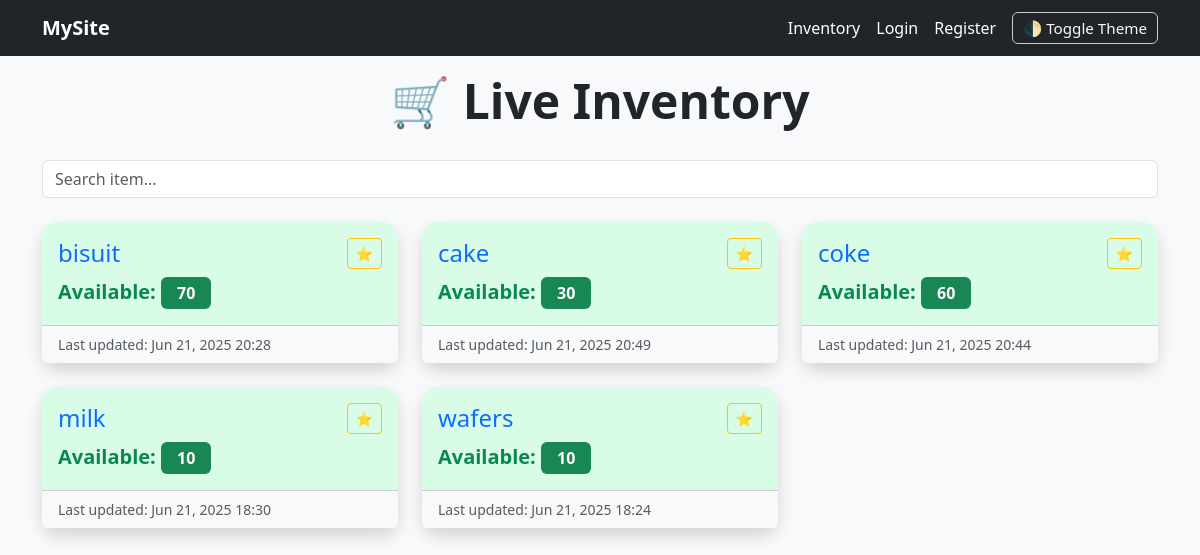
The page /inventory on the database as committed earlier.
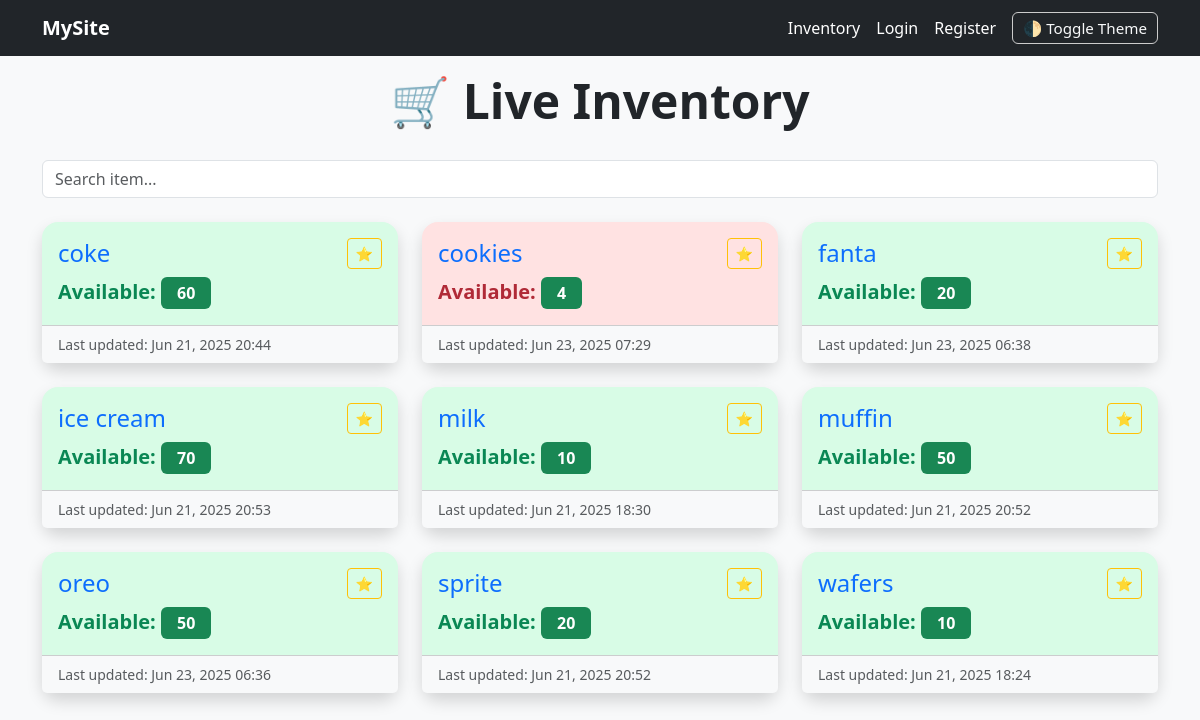
The same page on the database as committed later.
### app/models.py (models this page shows, shortened)
class Item(db.Model):
    id = db.Column(db.Integer , primary_key=True)
    name = db.Column(db.String(100) , nullable=False)
    quantity = db.Column(db.Integer , nullable=False , default=0)
    last_updated = db.Column(db.DateTime , nullable=False , default=datetime.utcnow)

### app/route.py (the view, shortened to what this page needs)
@app.route("/inventory" , methods=['GET' , 'POST'])
def inventory():
    query = request.args.get('q', '').strip().lower()
    items = Item.query.order_by(Item.name).all()
    if query:
        items = [item for item in items if query in item.name.lower()]
    if request.headers.get("X-Requested-With") == "XMLHttpRequest":
        return render_template("inventory_results.html", items=items)
    return render_template('inventory.html' , items = items)

### app/templates/inventory.html (shortened to what this page needs)
{% extends "base.html" %}
{% block body %}
    <div class="container">
        <h1 class="inventory-header display-5 fw-bold">🛒 Live Inventory</h1>
        <form id="live-search-form" class="mb-4">
            <input type="text" name="q" id="search-box" class="form-control" placeholder="Search item...">
        </form>
        <div id="inventory-results">
            {% include 'inventory_results.html' %}
        </div>
    </div>
{% endblock %}

### app/templates/base.html (shortened to what this page needs)
<!DOCTYPE html>
<html lang="en">
<head>
    <link href="https://cdn.jsdelivr.net/npm/bootstrap@5.3.3/dist/css/bootstrap.min.css" rel="stylesheet" />
</head>
<body>
    <nav class="navbar navbar-light bg-dark">
        <div class="container d-flex justify-content-between align-items-center">
            <a class="navbar-brand fw-bold text-white" href="{{ url_for('home') }}">MySite</a>
            <div class="d-flex align-items-center gap-3">
                <ul class="navbar-nav flex-row gap-3 mb-0">
                    {% if current_user.is_authenticated %}
                        <li class="nav-item">
                            <a href="{{ url_for('inventory') }}" class="nav-link text-white">Inventory</a>
                        </li>
                        <li class="nav-item">
                            <a href="{{ url_for('account') }}" class="nav-link text-white">Account</a>
                        </li>
                    {% else %}
                        <li class="nav-item">
                            <a href="{{ url_for('inventory') }}" class="nav-link text-white">Inventory</a>
                        </li>
                        <li class="nav-item">
                            <a href="{{ url_for('login') }}" class="nav-link text-white">Login</a>
                        </li>
                        <li class="nav-item">
                            <a href="{{ url_for('register') }}" class="nav-link text-white">Register</a>
                        </li>
                    {% endif %}
                </ul>
                <button id="theme-toggle" class="btn btn-outline-light btn-sm">
                    🌓 Toggle Theme
                </button>
            </div>
        </div>
    </nav>
    {% block body %}{% endblock %}
</body>
</html>

### app/templates/inventory_results.html (shortened to what this page needs)
{% if items %}
    <div class="row row-cols-1 row-cols-md-2 row-cols-lg-3 g-4">
        {% for item in items %}
            <div class="col">
                <div class="card inventory-card shadow border-0 rounded-4 h-100
                {% if item.quantity < 5 %} low-stock {% else %} sufficient-stock {% endif %}">
                    <div class="card-body">
                        <h4 class="card-title text-primary d-flex justify-content-between align-items-center">
                            {{ item.name }}
                            {% if not current_user.is_admin %}
                                <button class="btn btn-outline-warning btn-sm" title="Star this item">⭐</button>
                            {% endif %}
                        </h4>
                        <p class="card-text fs-5">
                            <strong>Available:</strong>
                            <span class="badge bg-success px-3 py-2 fs-6">{{ item.quantity }}</span>
                        </p>
                    </div>
                    <div class="card-footer bg-light text-muted small">
                        Last updated: {{ item.last_updated.strftime('%b %d, %Y %H:%M') }}
                    </div>
                </div>
            </div>
        {% endfor %}
    </div>
{% else %}
    <div class="alert alert-warning text-center">
        No items match your search.
    </div>
{% endif %}

### app/templates/base.html (style rules this page uses)
body { background-color: #f8f9fa; color: #212529; font-family: 'Segoe UI', sans-serif; }
.card { background-color: #ffffff; color: #212529; border: 1px solid #dee2e6; border-radius: 12px; box-shadow: 0 2px 6px rgba(0, 0, 0, 0.05); }
.navbar, .btn, .form-control { transition: background-color 0.3s, color 0.3s, box-shadow 0.3s; }
.card-title, .card-text { font-weight: 500; }
#theme-toggle { font-size: 0.95rem; padding: 4px 10px; border-radius: 6px; background-color: transparent; border: 1px solid #ccc; cursor: pointer; }
.low-stock { background-color: #ffe2e2; border: 1px solid #cc0000; border-radius: 10px; }
.sufficient-stock { background-color: #d8fce6; border: 1px solid #00a65a; border-radius: 10px; }
.low-stock .card-title, .low-stock .card-text { color: #b02a37; }
.sufficient-stock .card-title, .sufficient-stock .card-text { color: #0a8754; }

### app/templates/inventory.html (style rules this page uses)
.inventory-header { text-align: center; margin-bottom: 30px; }
.inventory-card { transition: transform 0.2s; }

Rows that differ between the two databases and show on the page:
removed Item: name "bisuit", quantity "70", last_updated "Jun 21, 2025 20:28"
removed Item: name "cake", quantity "30", last_updated "Jun 21, 2025 20:49"
added Item: name "cookies", quantity "4", last_updated "Jun 23, 2025 07:29"
added Item: name "fanta", quantity "20", last_updated "Jun 23, 2025 06:38"
added Item: name "ice cream", quantity "70", last_updated "Jun 21, 2025 20:53"
added Item: name "muffin", quantity "50", last_updated "Jun 21, 2025 20:52"
added Item: name "oreo", quantity "50", last_updated "Jun 23, 2025 06:36"
added Item: name "sprite", quantity "20", last_updated "Jun 21, 2025 20:52"
